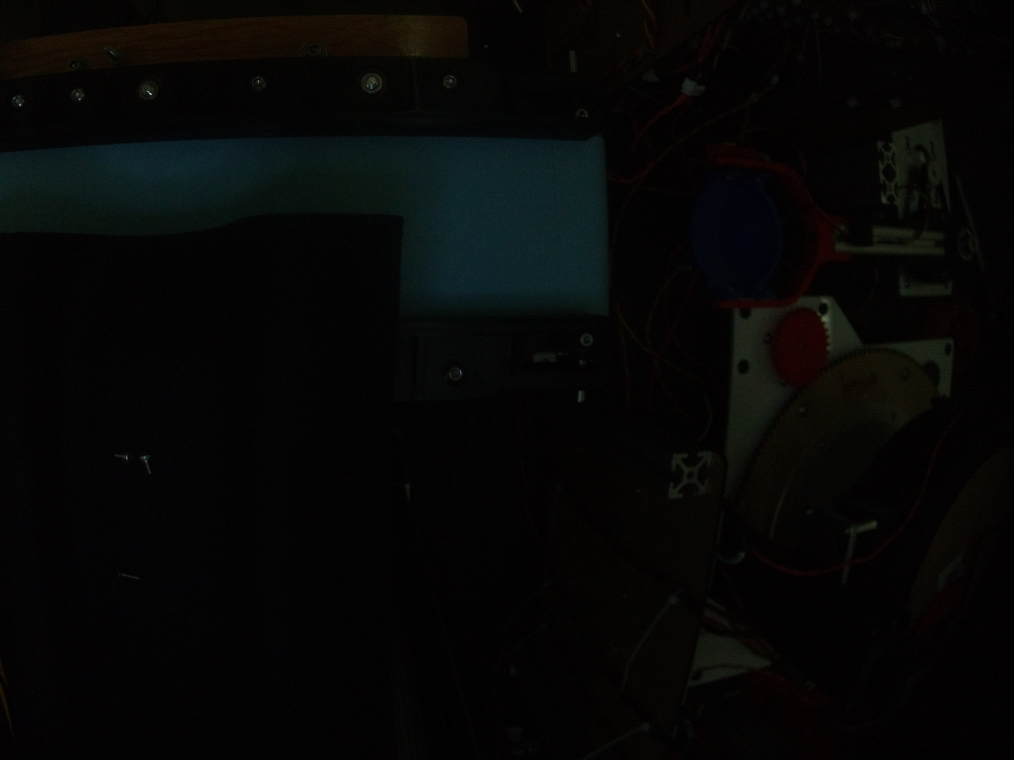
#> input picture test.jpg, 4056 x 3040 px (shown at 1/4 size); its folder holds only this picture in this run
$ python -i image_transformer.py   (imports and definitions only)
#> lines starting #> are read from the running program, lines starting #| are printed output that depends on the picture; after the words box and inside, x2 and y2 are one past the last pixel; in counts of white or black regions, pixels touching at a corner belong together; long printed decimals are rounded
import os
import cv2
import numpy  as np
import json
from pathlib import Path
import re
import sys

INCH_TO_MM = 25.4

num2inchwidth = [
    0.060, # No.0
    0.073, # No.1
    0.086, # No.2
    0.099, # No.3
    0.112, # No.4
    0.125, # No.5
    0.138, # No.6
]

THRESH = 150

# helpers for label generation

# [151 lines left out: functions _imp_to_metric, _sfrac2float, _processMetric, _processImperial, _processMetric_real, _processMetric_sim and 2 more, not called in this run]

# helpers for pose estimation and screw normalization
def _get_center(contours, x, y, vx, vy):
    """
    in:  - contour of screw from binarized image contours,
         - point on the fit line through the contour x and y,
         - slope components from cv2.fitLine LS fit of countour
    out: coordinates of the true mid-point of the contour (x,y)
    """
    err1 = sys.float_info.max
    err2 = sys.float_info.max
    p1 = (0,0)
    p2 = (0,0)
    m = -vy[0]/vx[0]
    p0_x = x[0]
    p0_y = y[0]

    for c in contours:
        p_x = c[0][0]
        p_y = c[0][1]
        if abs(-(p0_y-p_y)/(p0_x-p_x) - m) < err1 and p_x < p0_x:
            err1 = abs(-(p0_y-p_y)/(p0_x-p_x) - m)
            p1 = (p_x,p_y)
        if abs(-(p_y-p0_y)/(p_x-p0_x) - m) < err2 and p_x > p0_x:
            err2 = abs(-(p_y-p0_y)/(p_x-p0_x) - m)
            p2 = (p_x,p_y)

    return (int((p2[0] + p1[0])/2), int((p2[1] + p1[1])/2))

# rename this to _make_vector or something
def _make_vector(vx, vy, x_center, y_center, x_centroid, y_centroid):
    """
    in:  - slope components from cv2.fitLine LS fit of contours vx and vy,
         - true midpoint coordinates of the contour x_center and y_center,
         - centroid coordinates of the contour x_centroid, y_centroid
    out: cartesian unit vector pointing in the direction of the screw head
    """
    vec = None
    m = -vy/vx

    if  ((m >= 1/2 and m >= 0) and (y_center >= y_centroid)) or \
        ((m < 1/2 and m >= 0) and (x_center <= x_centroid)):
        # Quadrant 1
        vec = (abs(vx), abs(vy))
    elif ((m <= -1/2 and m <= 0) and (y_center >= y_centroid)) or \
         ((m > -1/2 and m <= 0) and (x_center >= x_centroid)):
        # Quadrant 2
        vec = (-abs(vx), abs(vy))
    elif ((m <= 1/2 and m >= 0) and (x_center >= x_centroid)) or \
         ((m > 1/2 and m >= 0) and (y_center <= y_centroid)):
        # Quadrant 3
        vec = (-abs(vx), -abs(vy))
    elif ((m <= -1/2 and m <= 0) and (y_center <= y_centroid)) or \
         ((m > -1/2 and m <= 0) and (x_center <= x_centroid)):
        # Quadrant 4
        vec = (abs(vx), -abs(vy))
    return vec

def _correction_angle(vec, vec_des):
    """
    in:  unit vector in the direction of the screw head,
         unit vector representing the coordinate axis is align to
    out: angle to rotate CCW s/t unit vector is || to coordinate axis
    """
    theta = np.arccos(np.dot([vec[0], vec[1]],
                             [vec_des[0],vec_des[1]])) * 180/np.pi
    correction_theta = 0.0
    print(theta)
    if vec_des[0] == 1 and vec_des[1] == 0:
        if vec[1] >= 0: # oriented above or below y=0
            correction_theta = -theta
        else:
            correction_theta = theta
    elif vec_des[0] == 0 and vec_des[1] == 1:
        if vec[0] >= 0: #oriented right or left x=0
            correction_theta = theta
        else:
            correction_theta = -theta
    elif vec_des[0] == -1 and vec_des[1] == 0:
        print("here")
        if vec[1] >= 0: # oriented above or below y=0
            correction_theta = theta
        else:
            correction_theta = -theta
    elif vec_des[0] == 0 and vec_des[1] == -1:
        if vec[0] >= 0: # oriented right or left x=0
            correction_theta = -theta
        else:
            correction_theta = theta
    print(correction_theta)
    return correction_theta

def _straighten(image, center, theta):
    """
    in:  - full sized top-down image img,
         - center point of image center,
         - angle to rotate CW theta
    out: CW rotated image about center by angle theta (deg)
    """
    shape = (image.shape[1], image.shape[0])
    matrix = cv2.getRotationMatrix2D(center=center, angle=theta, scale=1)
    return cv2.warpAffine(src=image, M=matrix, dsize=shape)

def _crop(img):
    """
    in:  full-sized straightened image using _straighten
    out: tight cropped image using cv2.minAreaRect
    """
    contours,_ = cv2.findContours(img, cv2.RETR_CCOMP, cv2.CHAIN_APPROX_SIMPLE)
    contours_sorted = sorted(contours, key=cv2.contourArea, reverse=True)
    x,y,w,h = cv2.boundingRect(contours_sorted[1])
    return img[y:y+h,x:x+w]

def _pad(img, desired_shape):
    """
    in:  - tight cropped image using _crop img,
         - shape to pad to with white border desired_shape
    out: padded image
    """
    out = None
    if img.shape[0] < desired_shape[0] and img.shape[1] < desired_shape[1]:
        equal_hpad = not (desired_shape[1] - img.shape[1]) % 2
        equal_vpad = not (desired_shape[0] - img.shape[0]) % 2
        if equal_hpad and equal_vpad:
            dx = int((desired_shape[1] - img.shape[1]) / 2)
            dy = int((desired_shape[0] - img.shape[0]) / 2)
            out = cv2.copyMakeBorder(img, dy, dy, dx, dx,
                                        cv2.BORDER_CONSTANT,
                                        value=[255, 255, 255])
        elif equal_hpad and not equal_vpad:
            dx = int((desired_shape[1] - img.shape[1]) / 2)
            dy = int((desired_shape[0] - img.shape[0]) // 2)
            out = cv2.copyMakeBorder(img, dy, dy+1, dx,
                                        dx, cv2.BORDER_CONSTANT,
                                        value=[255, 255, 255])
        elif not equal_hpad and equal_vpad:
            dx = int((desired_shape[1] - img.shape[1]) // 2)
            dy = int((desired_shape[0] - img.shape[0]) / 2)
            out = cv2.copyMakeBorder(img, dy, dy, dx, dx+1, cv2.BORDER_CONSTANT,
                                        value=[255, 255, 255])
        elif not equal_hpad and not equal_vpad:
            dx = int((desired_shape[1] - img.shape[1]) // 2)
            dy = int((desired_shape[0] - img.shape[0]) // 2)
            out = cv2.copyMakeBorder(img, dy, dy+1, dx, dx+1,
                                     cv2.BORDER_CONSTANT, value=[255, 255, 255])
    else:
       raise Exception("Bounding Box Error: size of subject exceeds 250x575")
    return out

def get_correction_angles(img, targets):
    """
    in:  path to raw image data to read read_fpath
    out: straightened and cropped binary image of shape 250x575
    """
    contours,_ = cv2.findContours(img, cv2.RETR_CCOMP, cv2.CHAIN_APPROX_SIMPLE)

    contours_sorted = sorted(contours, key=cv2.contourArea, reverse=True)

    # get data necessary for determining pose (centroid and true center)
    [vx,vy,x,y] = cv2.fitLine(contours_sorted[1], cv2.DIST_L2,0,0.01,0.01)
    M = cv2.moments(contours_sorted[1])
    x_centroid = int(M['m10']/M['m00'])
    y_centroid = int(M['m01']/M['m00'])
    x_center, y_center = _get_center(contours_sorted[1], x, y, vx, vy)

    # produce a unit vector in the direction of the screw head
    vec = _make_vector(vx[0], vy[0], x_center, y_center, x_centroid, y_centroid)
    angles = []
    for target in targets:
        angles.append(_correction_angle(vec, target))
    return angles, x_center, y_center

def transform_top_image(read_fpath):
    """
    in:  path to raw image data to read read_fpath
    out: straightened and cropped binary image of shape 250x575
    """
#> called with read_fpath = '../test.jpg'
    img = cv2.imread(str(read_fpath), cv2.IMREAD_UNCHANGED)
#> img is the input picture: shape (3040, 4056, 3); mean B, G, R 6, 6.5, 6.1
    img = cv2.cvtColor(img, cv2.COLOR_RGBA2GRAY)
#> img: shape (3040, 4056)
    _, img = cv2.threshold(img, THRESH, 255, cv2.THRESH_BINARY)
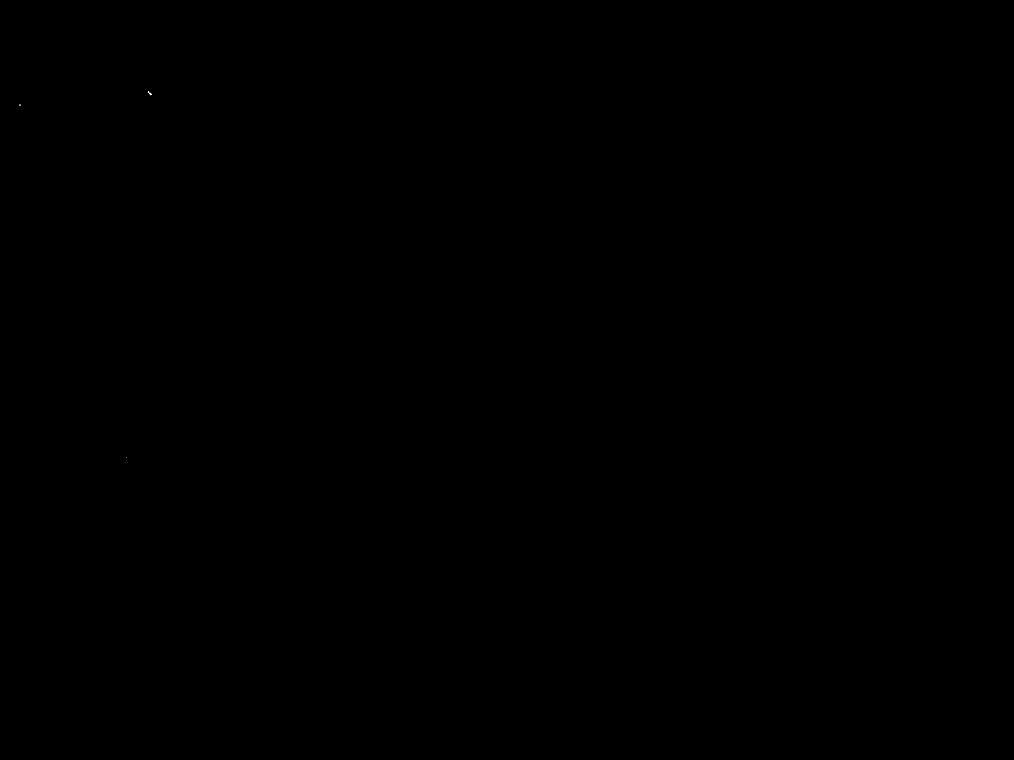
#> img: shape (3040, 4056) (shown at 1/4 size); 0% white; 5 white regions (4 under 20 px)

    # [1,0] for image straightening and [0,-1] for plane rotation
    correction_thetas, x_center, y_center = \
        get_correction_angles(img, [[1,0],[0,-1]])
#> in get_correction_angles, `contours,_ = cv2.findContours(img, cv2.RETR_CCOMP, cv2.CHAIN_APPROX_SI..`: contours = 5 contours, 4 with area under 20; largest, box (x1, y1, x2, y2) and area: (596, 371, 607, 381) 42
#> in get_correction_angles, `contours_sorted = sorted(contours, key=cv2.contourArea, reverse=True)`: contours_sorted has the same summary as contours
#> in get_correction_angles, `[vx,vy,x,y] = cv2.fitLine(contours_sorted[1], cv2.DIST_L2,0,0.01,0.01)`: vx = [0.707]; x = [593.4]; y = [367.6]
#> in get_correction_angles, `M = cv2.moments(contours_sorted[1])`: M = moments, m00 8.5, centre m10/m00, m01/m00 = (593.6, 367.4)
#> in get_correction_angles, `x_centroid = int(M['m10']/M['m00'])`: x_centroid = 593
#> in get_correction_angles, `y_centroid = int(M['m01']/M['m00'])`: y_centroid = 367
#> in _get_center, `m = -vy[0]/vx[0]`: m = -1
#> in _get_center, `p0_x = x[0]`: p0_x = 593.4
#> in _get_center, `p0_y = y[0]`: p0_y = 367.6
#> the loop in _get_center, `for c in contours:` made 5 passes
#> (p_x, p_y, err1) on pass 1: (592, 366, 0.143)
#> (p_x, p_y, err2) on pass 4: (595, 369, 0.125)
#> after the loop in _get_center, `for c in contours:`: err1 = 0.143; err2 = 0.125
#> in get_correction_angles, `x_center, y_center = _get_center(contours_sorted[1], x, y, vx, vy)`: x_center = 593; y_center = 367
#> in _make_vector, `m = -vy/vx`: m = -1
#> in _make_vector, `vec = (-abs(vx), abs(vy))`: vec = (-0.707, 0.707)
#> the loop in get_correction_angles, `for target in targets:` made 2 passes
#> (theta in _correction_angle, correction_theta in _correction_angle) on passes 1 to 2: (135, -135), (135, 135)
#| 135.000
#| -135.000
#| 135.000
#| 135.000
#> after the loop in get_correction_angles, `for target in targets:`: angles = [-135, 135]
#> correction_thetas = [-135, 135]; x_center = 593; y_center = 367

    # correct the image so the head is facing to the right
    img = _straighten(img, (x_center, y_center), correction_thetas[0])
#> in _straighten, `matrix = cv2.getRotationMatrix2D(center=center, angle=theta, scale=1)`: matrix = [[-0.707, -0.707, 1271.8], [0.707, -0.707, 207.2]]
    img = _crop(img)
#> in _crop, `contours,_ = cv2.findContours(img, cv2.RETR_CCOMP, cv2.CHAIN_APPROX_SI..`: contours = 2 contours, 1 with area under 20; largest, box (x1, y1, x2, y2) and area: (576, 364, 588, 371) 57
#> in _crop, `contours_sorted = sorted(contours, key=cv2.contourArea, reverse=True)`: contours_sorted has the same summary as contours
#> in _crop, `x,y,w,h = cv2.boundingRect(contours_sorted[1])`: x = 589; y = 365; w = 7; h = 6
    img = _pad(img, [400, 800]) # 250 575
#> in _pad, `out = cv2.copyMakeBorder(img, dy, dy, dx, dx+1, cv2.BORDER_CONSTANT, v..`:
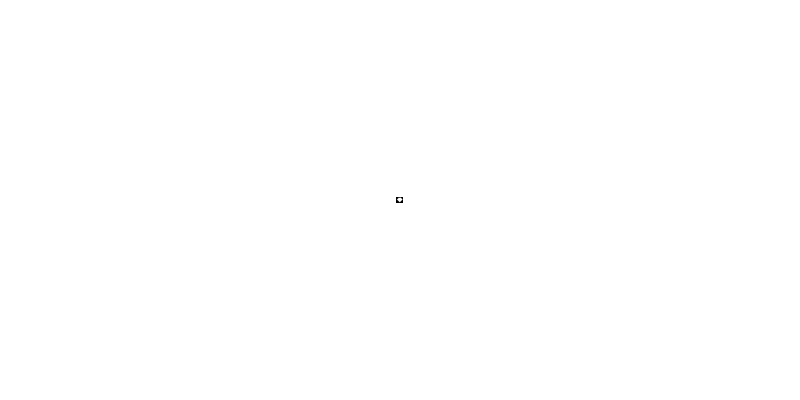
#> out: shape (400, 800); min 0, max 255, mean 255
    # return the straightened image and correction angle for head alignment
    return img, correction_thetas[1]

# [95 lines left out: functions transform_side_image, transform_images, not called in this run]

>>> result = transform_top_image('../test.jpg')
